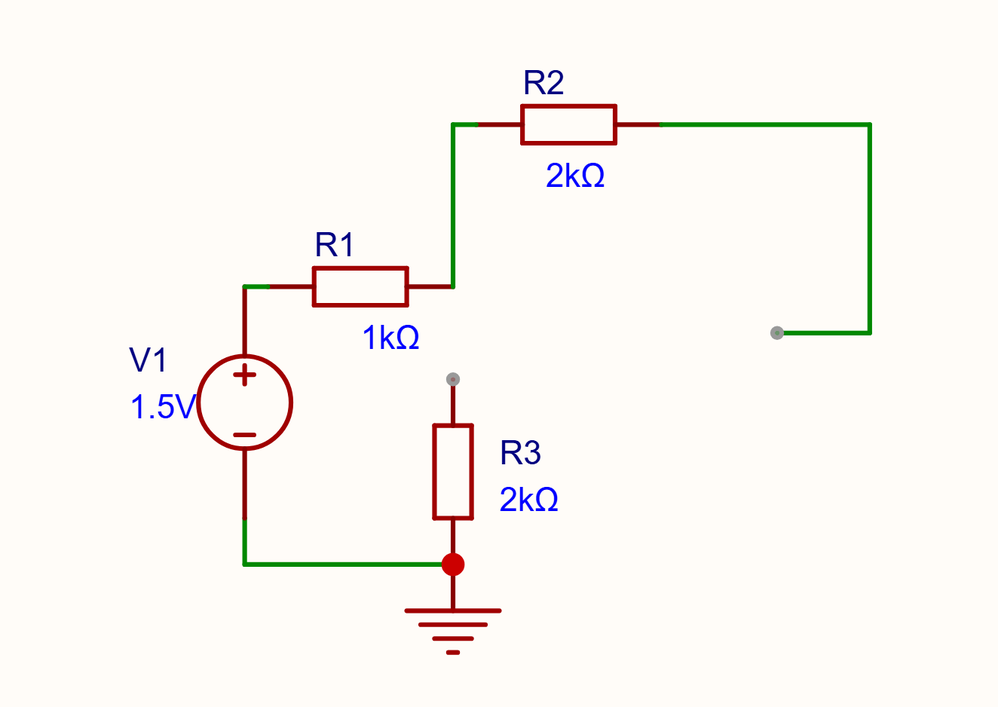
#> input picture 屏幕截图 2026-05-29 194957.png, 998 x 707 px, shrunk from 1324 x 938 before the run
$ python -i preprocessor.py   (imports and definitions only)
#> lines starting #> are read from the running program, lines starting #| are printed output that depends on the picture; after the words box and inside, x2 and y2 are one past the last pixel; in counts of white or black regions, pixels touching at a corner belong together
### voltsnap/utils.py
"""VoltSnap 通用工具函数"""
from __future__ import annotations

from pathlib import Path

import cv2
import numpy as np


def imread_unicode(path: str | Path, flags: int = cv2.IMREAD_COLOR) -> np.ndarray | None:
    """
    读取图片，支持 Unicode / 中文路径。

    cv2.imread 在 Windows 上不支持非 ASCII 路径，
    使用 Python open + cv2.imdecode 替代。

    Parameters
    ----------
    path : str | Path
        图片文件路径。
    flags : int
        cv2 读取标志，默认 IMREAD_COLOR。

    Returns
    -------
    np.ndarray | None
        读取成功返回图像数组，失败返回 None。
    """
#> called with path = '../../屏幕截图 2026-05-29 194957.png', flags = 1
    try:
        with open(str(path), "rb") as f:
            data = f.read()
    except (OSError, FileNotFoundError):
        return None
    if not data:
        return None
    buf = np.frombuffer(data, dtype=np.uint8)
    return cv2.imdecode(buf, flags)
#> returned value is the input picture: shape (707, 998, 3); mean B, G, R 243.2, 247.1, 251


# [29 lines left out: function imwrite_unicode, not called in this run]

### voltsnap/vision/preprocessor.py
"""图像预处理：灰度化、二值化、纸面扫描增强"""
from __future__ import annotations

import logging

import cv2
import numpy as np

from voltsnap.models import PreprocessResult
from voltsnap.utils import imread_unicode

logger = logging.getLogger("voltsnap.vision.preprocessor")


class ImagePreprocessor:
    """将电路图转为灰度图和二值化图，支持纸面扫描增强"""

    def __init__(
        self,
        binary_threshold: int = 128,
        enable_paper_enhance: bool = True,
    ):
        self.binary_threshold = binary_threshold
        self.enable_paper_enhance = enable_paper_enhance

    def process(self, image_path: str) -> PreprocessResult:
        """从文件路径读取并处理"""
        img = imread_unicode(image_path)
        if img is None:
            raise FileNotFoundError(f"Cannot read image: {image_path}")
        return self._process_array(img)

    def process_from_array(self, image: np.ndarray) -> PreprocessResult:
        """从 numpy 数组直接处理"""
        return self._process_array(image)

    def _process_array(self, img: np.ndarray) -> PreprocessResult:
        gray = cv2.cvtColor(img, cv2.COLOR_BGR2GRAY)
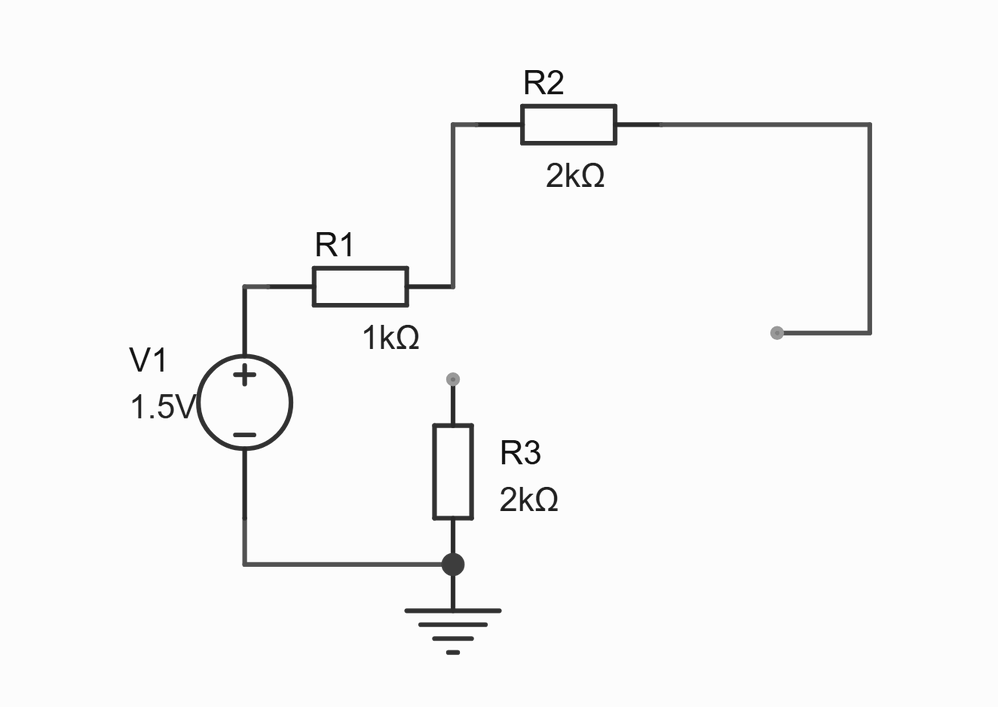
#> gray: shape (707, 998); min 13, max 255, mean 247.4

        if self.enable_paper_enhance:
            gray = self._correct_uneven_lighting(gray)
            gray = self._remove_paper_texture(gray)

        # 自适应二值化，比全局阈值更适合纸面扫描
        binary = self._adaptive_binarize(gray)

        logger.info(
            "Preprocessed: shape=%s, foreground_pixels=%d",
            img.shape[:2],
            int(np.sum(binary > 0)),
        )
        return PreprocessResult(gray=gray, binary=binary, original=img)

    def _correct_uneven_lighting(self, gray: np.ndarray) -> np.ndarray:
        """校正明暗不均：用大核高斯模糊估计背景亮度，然后减去"""
        h, w = gray.shape
#> h = 707; w = 998
        # 核大小约为图像尺寸的 1/4，必须为奇数
        ksize = max(31, (min(h, w) // 4) | 1)
#> ksize = 177
        background = cv2.GaussianBlur(gray, (ksize, ksize), 0)
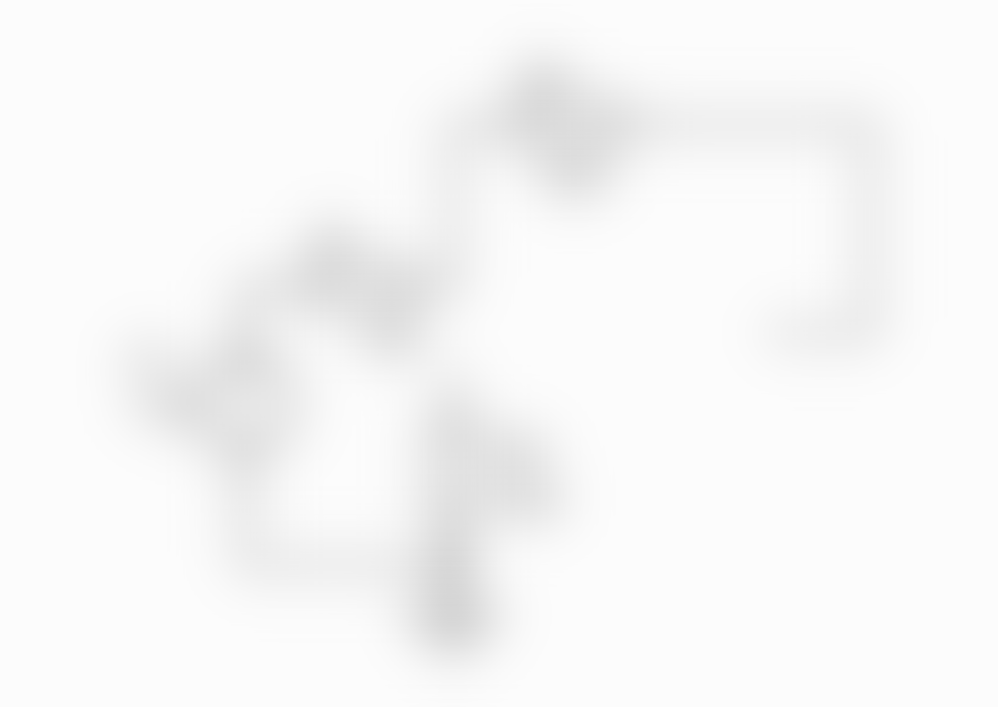
#> background: shape (707, 998); min 213, max 252, mean 247.4
        # 减去背景并归一化
        corrected = cv2.subtract(background, gray)
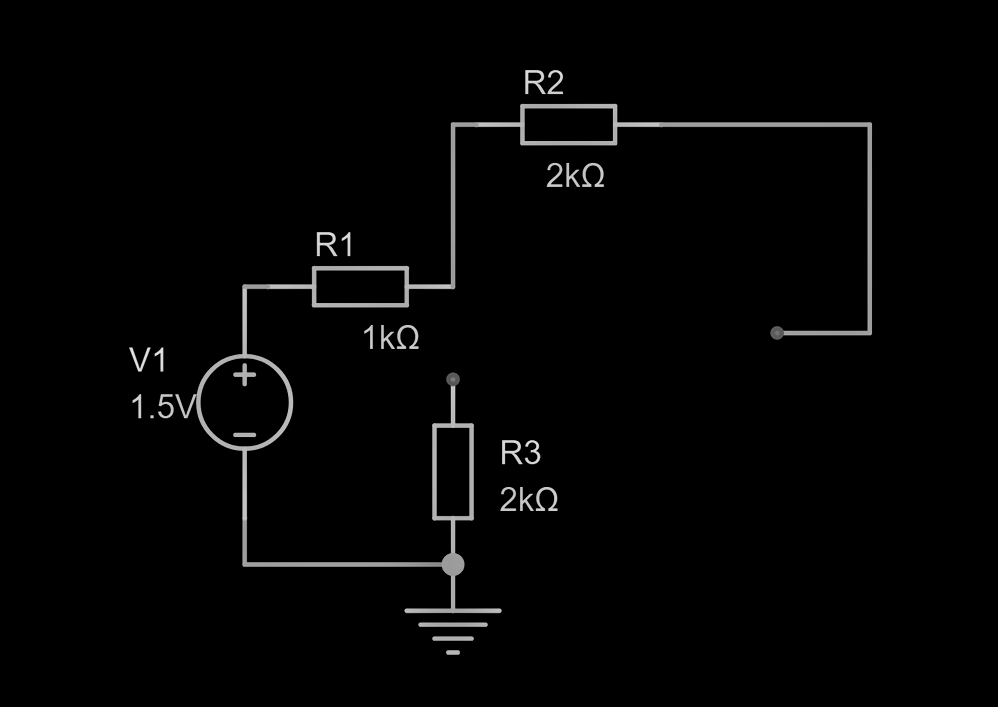
#> corrected: shape (707, 998); min 0, max 230, mean 4
        corrected = cv2.normalize(corrected, None, 0, 255, cv2.NORM_MINMAX)
        return corrected

    def _remove_paper_texture(self, gray: np.ndarray) -> np.ndarray:
        """去除纸张纹理：中值滤波 + 轻度双边滤波保边去噪"""
        # 中值滤波去椒盐噪点/纸张颗粒
        denoised = cv2.medianBlur(gray, 3)
        # 双边滤波：保边去纹理，d=5 控制邻域直径
        denoised = cv2.bilateralFilter(denoised, d=5, sigmaColor=50, sigmaSpace=50)
        return denoised

    def _adaptive_binarize(self, gray: np.ndarray) -> np.ndarray:
        """自适应二值化：结合全局阈值和自适应阈值"""
        # 全局 Otsu 阈值
        otsu_val, otsu_binary = cv2.threshold(
            gray, 0, 255, cv2.THRESH_BINARY_INV + cv2.THRESH_OTSU
        )
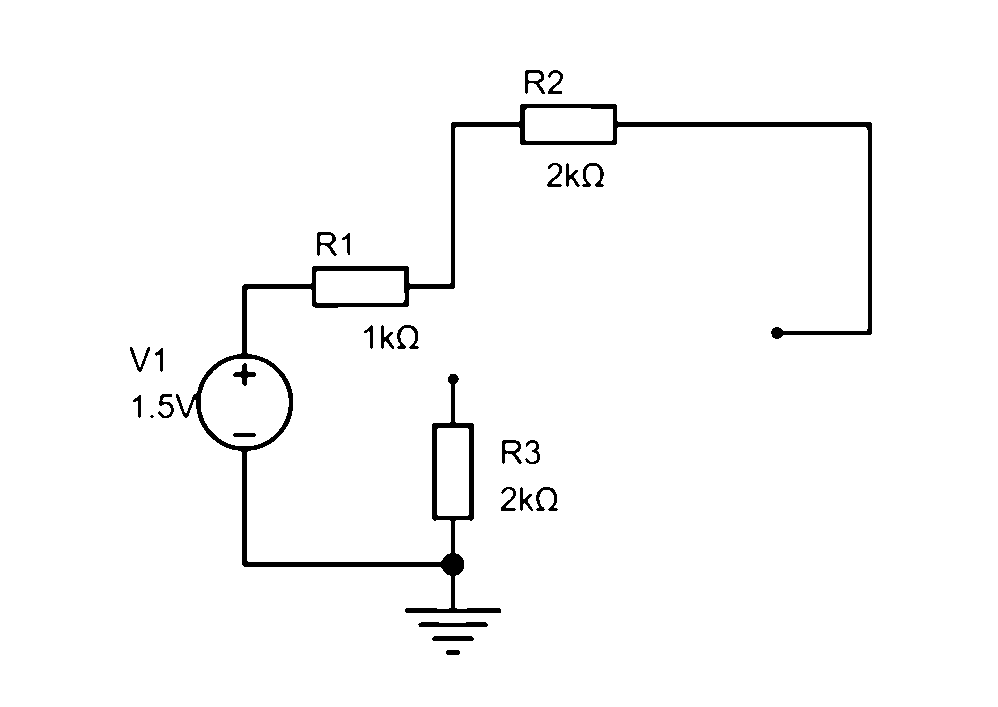
#> otsu_binary: shape (707, 998); 97.7% white; 26 black regions (1 under 20 px), largest, box (x1, y1, x2, y2) and area: (176, 104, 872, 613) 12388, (418, 622, 488, 627) 313, (502, 440, 522, 464) 215
#> otsu_val = 89
        # 自适应阈值（处理局部明暗差异）
        adaptive = cv2.adaptiveThreshold(
            gray, 255, cv2.ADAPTIVE_THRESH_GAUSSIAN_C, cv2.THRESH_BINARY_INV,
            blockSize=15, C=10,
        )
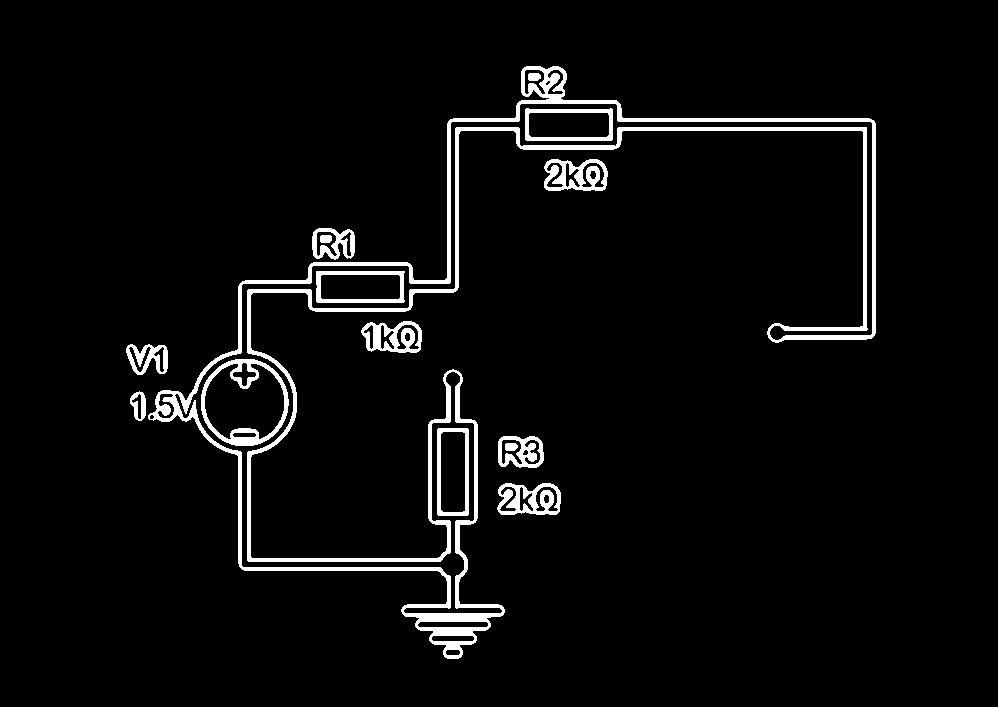
#> adaptive: shape (707, 998); 4.3% white; 15 white regions, largest, box (x1, y1, x2, y2) and area: (148, 66, 876, 659) 19622, (201, 359, 289, 446) 1696, (544, 159, 608, 191) 1229
        # 取两者的交集（前景像素在两种方法中都被认为是前景）
        binary = cv2.bitwise_and(otsu_binary, adaptive)
#> binary: shape (707, 998); 4.3% white; 15 white regions, largest, box (x1, y1, x2, y2) and area: (148, 66, 876, 659) 19612, (201, 359, 289, 446) 1695, (544, 159, 608, 191) 1229
        # 如果交集太少（阈值过严），回退到 Otsu
        if np.sum(binary > 0) < 100:
            binary = otsu_binary
        return binary


class MoireRemover:
    """摩尔纹/网纹去除器"""

    # [37 lines left out: function remove_moire, not called in this run]


class ShadowRemover:
    """阴影去除器"""

    # [21 lines left out: function remove_shadow, not called in this run]

>>> result = ImagePreprocessor().process('../../屏幕截图 2026-05-29 194957.png')
